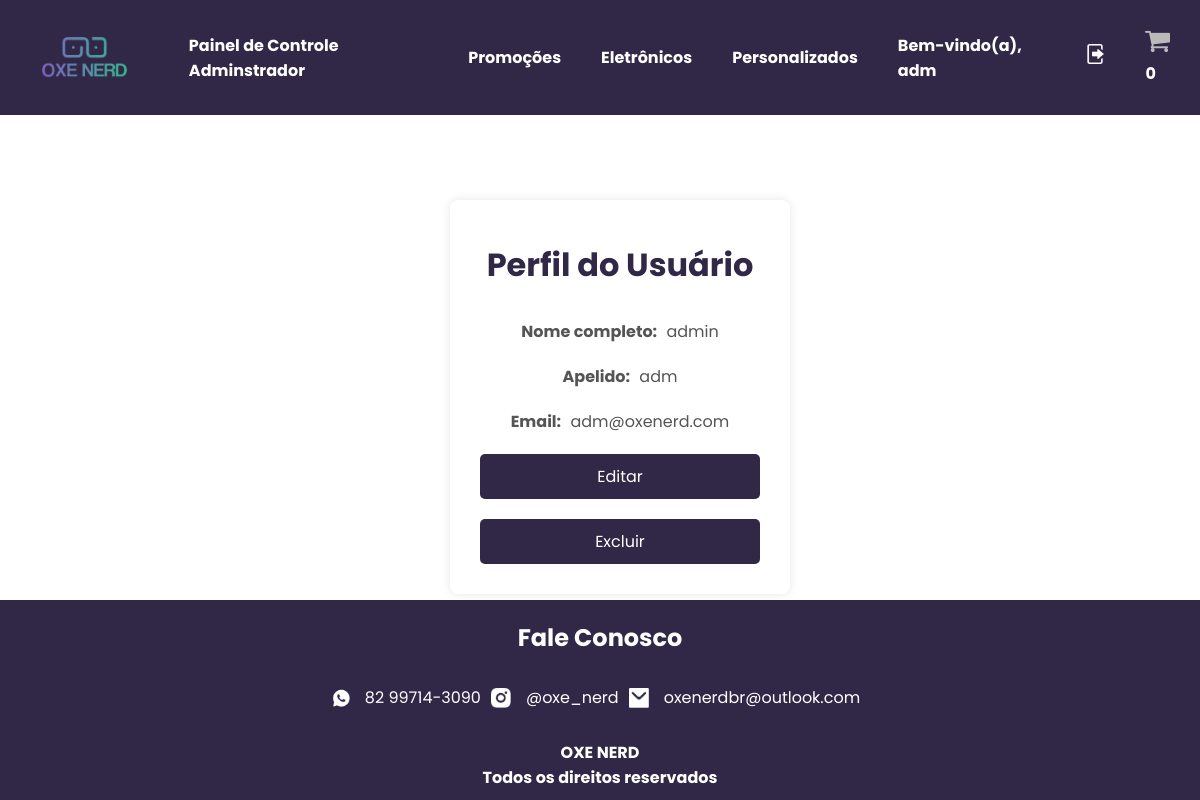
Page /oxe-nerd/perfil/perfil.php (signed in) on the committed database.
### tables this page shows
CREATE TABLE `user` (
    `id` INT UNSIGNED NOT NULL AUTO_INCREMENT,
    `name` VARCHAR(255) NOT NULL,
    `nickname` VARCHAR(50) NOT NULL,
    `email` VARCHAR(255) NOT NULL,
    `password` VARCHAR(255) NOT NULL,
    `date` DATETIME NOT NULL,
    `type_user` VARCHAR(50) NOT NULL,
    PRIMARY KEY (`id`)
);

### oxe-nerd/perfil/perfil.php (the view, shortened to what this page needs)
<?php
$nome_usuario = "Faça login";
$email_usuario = "";
if (isset($_SESSION['usuario_logado']) && is_array($_SESSION['usuario_logado'])) {
    include '../conexao.php';
    $email_logado = $_SESSION['usuario_logado']['email'];
    $stmt = $conn->prepare("SELECT `name`, `nickname`, `email` FROM `user` WHERE `email` = ?");
    $stmt->bind_param("s", $email_logado);
    $stmt->execute();
    $result = $stmt->get_result();
    if ($result->num_rows > 0) {
        $usuario = $result->fetch_assoc();
        $nome_usuario = $usuario['nickname'];
        $nome = $usuario['name'];
        $email_usuario = $usuario['email'];
    }
}
?>
<!DOCTYPE html>
<html lang="pt-br">
<head>
    <link rel="stylesheet" href="./perfil.css">
</head>
<body>
    <header>
        <a href="../index.php"><img class="logo-oxe-nerd" src="../images/oxe-nerd-logo.png" title="Logo da Oxe Nerd"></a>
        <nav>
        <?php
        if (isset($_SESSION['type_user'])) {
            if ($_SESSION['type_user'] == 'adm') {
                echo '<a class="" href="./administrador/admin-home.php"> Painel de Controle Adminstrador </a>';
            } else {
                echo 'User type: ' . $_SESSION['type_user'];
            }
        }
        ?>
            <a class="Promoções" href="../promocoes/index-promocoes.php"> Promoções</a>
            <a class="" href="../eletronicos/index-eletronicos.php"> Eletrônicos </a>
            <a class="" href="../personalizados/index-personalizados.php"> Personalizados </a>
            <a class="Login" href="<?php echo isset($_SESSION['usuario_logado']) ? '#' : '../login/index-login.php'; ?>">
            <?php echo "Bem-vindo(a), $nome_usuario"; ?>
        </a>
        <?php
        if (isset($_SESSION['usuario_logado']) && is_array($_SESSION['usuario_logado'])) {
            echo '<a class="" href="?logout=true"> <img class="sair" src="../images/sair-branco.png"> </a>';
        }
        ?>
        <a class="" href="../carrinho/index-carrinho.php">
            <img class="carrinho" src="../images/carrinho.png" title="carrinho">
            <?php echo isset($_SESSION['carrinho']) ? count($_SESSION['carrinho']) : 0; ?>
        </a>
        </nav>
    </header>
    <div class="area-login">
        <div class="login">
            <form action="" method="post">
                <h1>Perfil do Usuário</h1>
                <p><span>Nome completo:</span> <?= isset($nome) ? $nome : "Nome não disponível" ?></p>
                <p><span>Apelido:</span> <?= isset($nome_usuario) ? $nome_usuario : "Apelido não disponível" ?></p>
                <p><span>Email:</span> <?= isset($email_usuario) ? $email_usuario : "Email não disponível" ?></p>
                <a href="editperfil.php" name='editar'>Editar</a>
                <?php
                if (isset($_SESSION['usuario_logado']) && is_array($_SESSION['usuario_logado'])) {
                    echo '<a class="" href="excluir_usuario.php?email=' . $_SESSION['usuario_logado']['email'] . '"> Excluir </a>';
                }
                ?>
            </form>
        </div>
    </div>
    <footer>
        <h2>Fale Conosco</h2>
        <div>
            <img src="../images/Whatsapp.png" alt="Whatsapp"><p>82 99714-3090</p>
            <img src="../images/Instagram.png" alt="Instagram"><p>@oxe_nerd</p>
            <img src="../images/Mail.png" alt="E-Mail"><p>oxenerdbr@outlook.com</p>
        </div>
        <p><strong>OXE NERD<BR>Todos os direitos reservados</strong></p>
    </footer>
</body>
</html>

### oxe-nerd/perfil/perfil.css (style rules this page uses)
body { margin: 0; padding: 0; font-family: poppins; }
header { background-color: #312847; padding: 20px; display: flex; align-items: center; justify-content: space-between; }
.logo-oxe-nerd { height: 75px; width: auto; display: flex; justify-content: center; align-items: center; margin: 0; }
nav { display: flex; align-items: center; }
header nav a { color: white; text-decoration: none; margin-left: 40px; font-weight: bold; }
.carrinho img, .sair { height: 20px; width: auto; margin: 0; }
form { max-width: 600px; margin: 50px auto; padding: 20px; background-color: white; border-radius: 8px; box-shadow: 0 0 10px rgba(0, 0, 0, 0.1); text-align: center; }
h1 { color: #312847; }
p { margin: 10px 0; color: #555; }
form a, input[type="submit"] { display: inline-block; padding: 10px 20px; text-align: center; text-decoration: none; color: white; background-color: #312847; border-radius: 5px; transition: background-color 0.3s; }
.area-login { display: flex; justify-content: center; align-items: center; }
.login { display: flex; flex-direction: column; align-items: center; width: 300px; padding: 35px; border-radius: 10px; }
.login form { display: flex; width: 100%; flex-direction: column; }
.login p, form a, input[type="submit"] { margin-bottom: 10px; }
.login p span, input[type="submit"] { font-weight: bold; margin-right: 5px; }
.login a { margin: 10px; }
form { display: flex; flex-direction: column; }
h1 { color: #312847; text-align: center; margin-bottom: 20px; }
footer { background-color: #312847; position: absolute; bottom: 0; width: 100%; }
footer div { display: flex; align-items: center; justify-content: center; margin-bottom: 20px; }
footer h2 { margin-right: 0px; color: white; text-align: center; }
footer img { width: 20px; height: 20px; margin-right: 5px; }
footer p { margin: 10px;; color: white; }
footer strong { display: block; text-align: center; }

### rows in the picture
user: nickname "adm", name "admin", email "adm@oxenerd.com"
